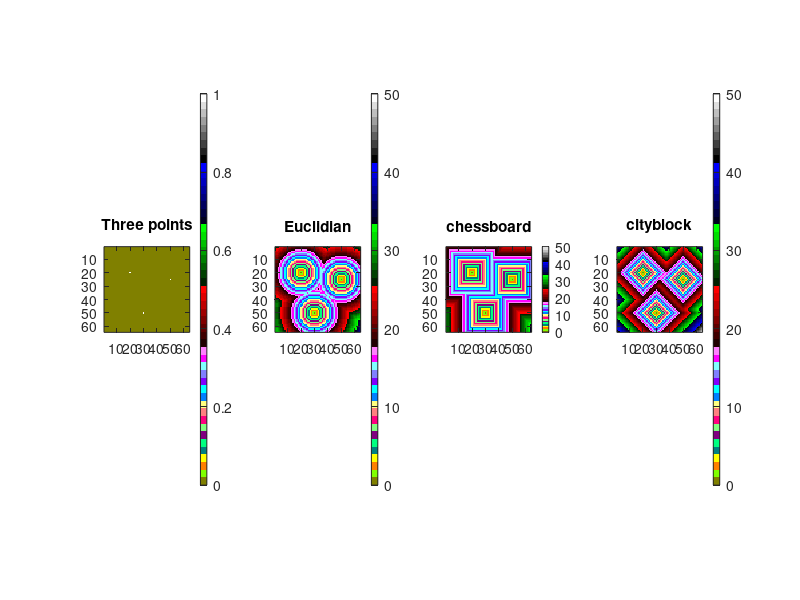

This chart was generated by the following MATLAB code: (Note: this script raises an error after producing the figure.)
Im = zeros(64,64);
Im(20,20) = 1;
Im(50,30) = 1;
Im(25,50) = 1;
Im_eq = bwdist(Im);
Im_chess = bwdist(Im,'chessboard');
Im_cityblock = bwdist(Im,'cityblock');
figure(1)
colormap(colorcube(51))
subplot(1,4,1), imagesc(Im);
axis image; title('Three points'); colorbar
subplot(1,4,2), imagesc(Im_eq, [0 50]);
axis image; title('Euclidian'); colorbar
subplot(1,4,3), imagesc(Im_chess, [0 50]);
axis image; title('chessboard'); colorbar
subplot(1,4,4), imagesc(Im_cityblock, [0 50]);
axis image; title('cityblock'); colorbar

ImD = imread("distObject.tif");
figure(2)
colormap(colorcube(51))
subplot(2,2,1), imagesc(ImD);
axis image; title("distObject"); colorbar
subplot(2,2,2), imagesc(bwdist(~ImD));